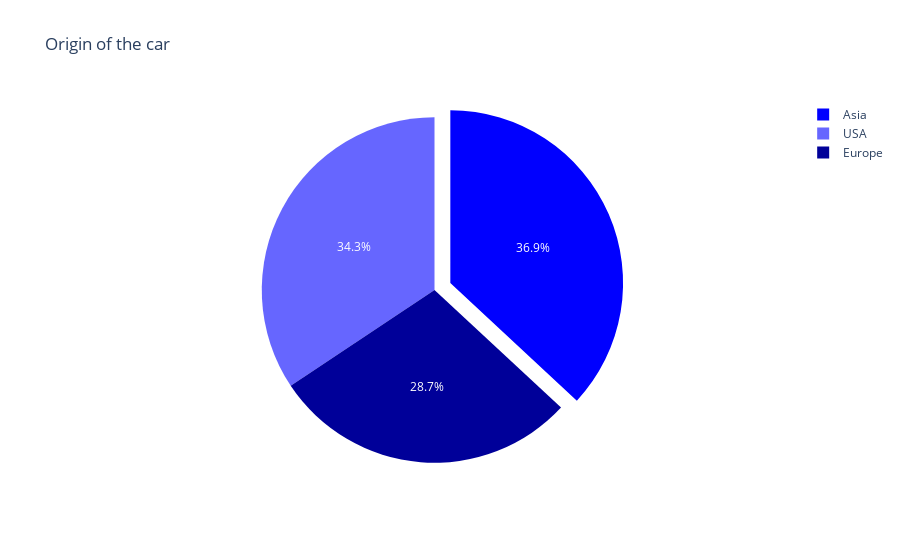

The notebook cell saved with this chart:
### Code cell
fig = px.pie(df, names="Origin",
             title="Origin of the car",
             labels={"Origin": "Origin of car"},
             color_discrete_sequence=["blue"])

fig.update_traces(pull=[0.1, 0])  # Adding an explode effect by pulling the first slice slightly out

fig.show()

### Figure 1 — Plotly figure (JSON) as saved in the notebook; plotly's stock layout.template omitted (floating-point values rounded to 4 significant figures; data arrays with more than 128 entries replaced by an {"elided": "..."} marker saying what was removed)
{"data": [{"domain": {"x": [0, 1], "y": [0, 1]}, "hovertemplate": "Origin of car=%{label}<extra></extra>", "labels": {"elided": "428 str values"}, "legendgroup": "", "name": "", "pull": [0.1, 0], "showlegend": true, "type": "pie"}], "layout": {"legend": {"tracegroupgap": 0}, "piecolorway": ["blue"], "title": {"text": "Origin of the car"}}}
